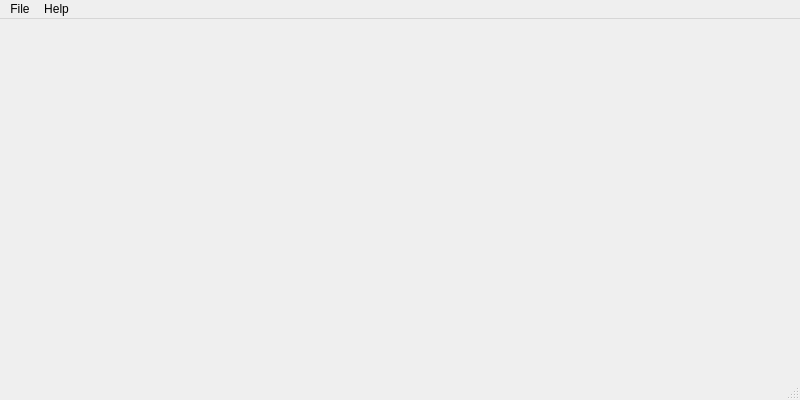
<?xml version="1.0" encoding="UTF-8"?>
<ui version="4.0">
 <class>MainWindow</class>
 <widget class="QMainWindow" name="MainWindow">
  <property name="geometry">
   <rect>
    <x>0</x>
    <y>0</y>
    <width>800</width>
    <height>400</height>
   </rect>
  </property>
  <property name="windowTitle">
   <string>SequencerWidget[*]</string>
  </property>
  <property name="windowIcon">
   <iconset resource="SequencerWidget.qrc">
    <normaloff>:/Sequencer/icons/MainWindow.png</normaloff>:/Sequencer/icons/MainWindow.png</iconset>
  </property>
  <property name="iconSize">
   <size>
    <width>32</width>
    <height>32</height>
   </size>
  </property>
  <widget class="QWidget" name="centralWidget"/>
  <widget class="QMenuBar" name="menuBar">
   <property name="geometry">
    <rect>
     <x>0</x>
     <y>0</y>
     <width>800</width>
     <height>18</height>
    </rect>
   </property>
   <widget class="QMenu" name="menuFile">
    <property name="title">
     <string>File</string>
    </property>
    <addaction name="actionNew"/>
    <addaction name="actionOpen"/>
    <addaction name="actionSave"/>
    <addaction name="actionSave_as"/>
    <addaction name="separator"/>
    <addaction name="actionProperties"/>
    <addaction name="separator"/>
    <addaction name="actionExit"/>
   </widget>
   <widget class="QMenu" name="menuHelp">
    <property name="title">
     <string>Help</string>
    </property>
    <addaction name="actionAbout"/>
   </widget>
   <addaction name="menuFile"/>
   <addaction name="menuHelp"/>
  </widget>
  <widget class="QStatusBar" name="statusBar"/>
  <action name="actionNew">
   <property name="icon">
    <iconset resource="SequencerWidget.qrc">
     <normaloff>:/Sequencer/icons/actionNew.png</normaloff>:/Sequencer/icons/actionNew.png</iconset>
   </property>
   <property name="text">
    <string>New</string>
   </property>
   <property name="shortcut">
    <string>Ctrl+N</string>
   </property>
  </action>
  <action name="actionOpen">
   <property name="icon">
    <iconset resource="SequencerWidget.qrc">
     <normaloff>:/Sequencer/icons/actionOpen.png</normaloff>:/Sequencer/icons/actionOpen.png</iconset>
   </property>
   <property name="text">
    <string>Open</string>
   </property>
   <property name="shortcut">
    <string>Ctrl+O</string>
   </property>
  </action>
  <action name="actionSave">
   <property name="icon">
    <iconset resource="SequencerWidget.qrc">
     <normaloff>:/Sequencer/icons/actionSave.png</normaloff>:/Sequencer/icons/actionSave.png</iconset>
   </property>
   <property name="text">
    <string>Save</string>
   </property>
   <property name="shortcut">
    <string>Ctrl+S</string>
   </property>
  </action>
  <action name="actionSave_as">
   <property name="icon">
    <iconset resource="SequencerWidget.qrc">
     <normaloff>:/Sequencer/icons/actionSaveAs.png</normaloff>:/Sequencer/icons/actionSaveAs.png</iconset>
   </property>
   <property name="text">
    <string>Save as...</string>
   </property>
  </action>
  <action name="actionProperties">
   <property name="icon">
    <iconset resource="SequencerWidget.qrc">
     <normaloff>:/Sequencer/icons/actionSettings.png</normaloff>:/Sequencer/icons/actionSettings.png</iconset>
   </property>
   <property name="text">
    <string>Settings...</string>
   </property>
  </action>
  <action name="actionAbout">
   <property name="icon">
    <iconset resource="SequencerWidget.qrc">
     <normaloff>:/Sequencer/icons/about.png</normaloff>:/Sequencer/icons/about.png</iconset>
   </property>
   <property name="text">
    <string>About</string>
   </property>
  </action>
  <action name="actionExit">
   <property name="icon">
    <iconset resource="SequencerWidget.qrc">
     <normaloff>:/Sequencer/icons/actionExit.png</normaloff>:/Sequencer/icons/actionExit.png</iconset>
   </property>
   <property name="text">
    <string>Exit</string>
   </property>
  </action>
 </widget>
 <layoutdefault spacing="6" margin="11"/>
 <resources>
  <include location="SequencerWidget.qrc"/>
 </resources>
 <connections/>
</ui>
